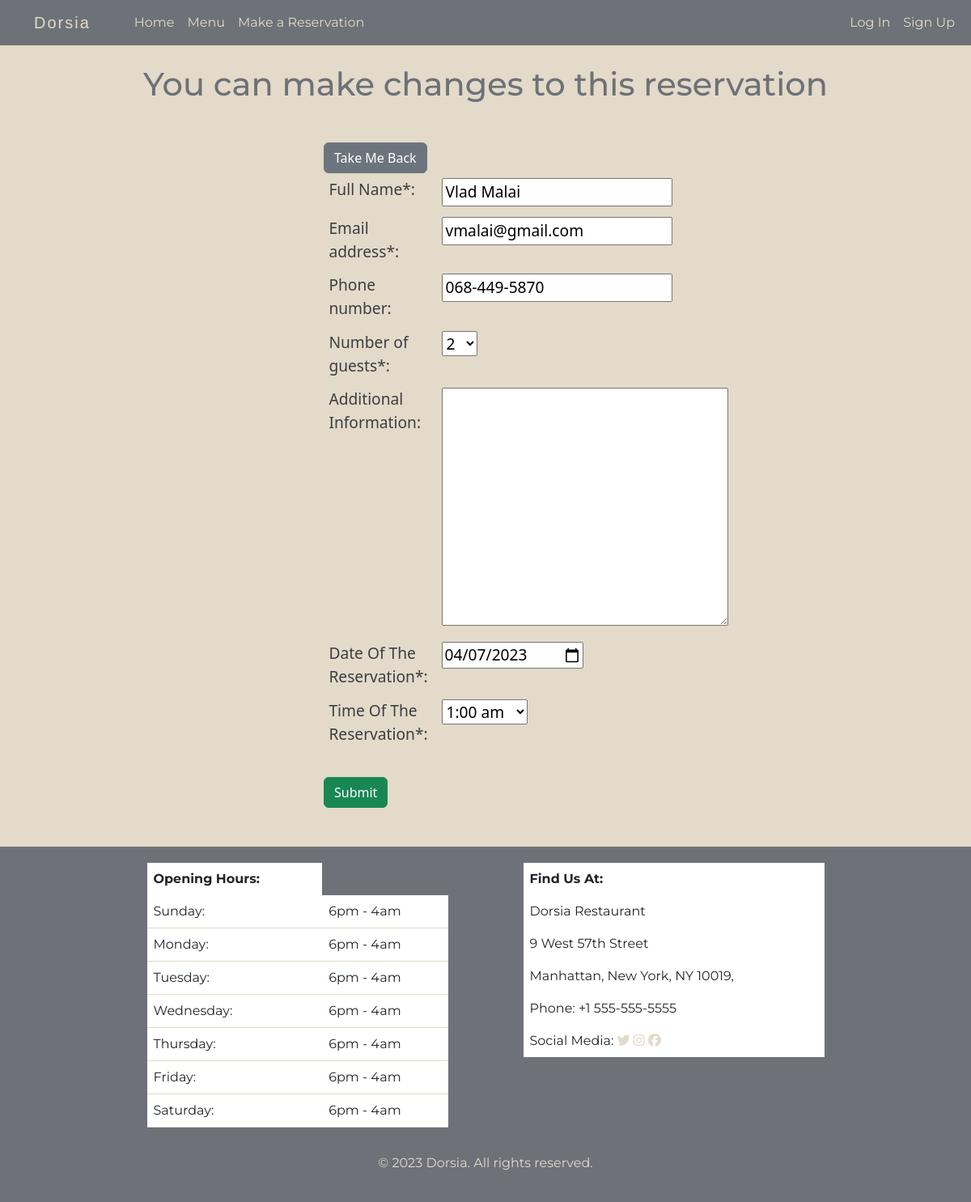
The app's page /edit_reservation/1/, older data.
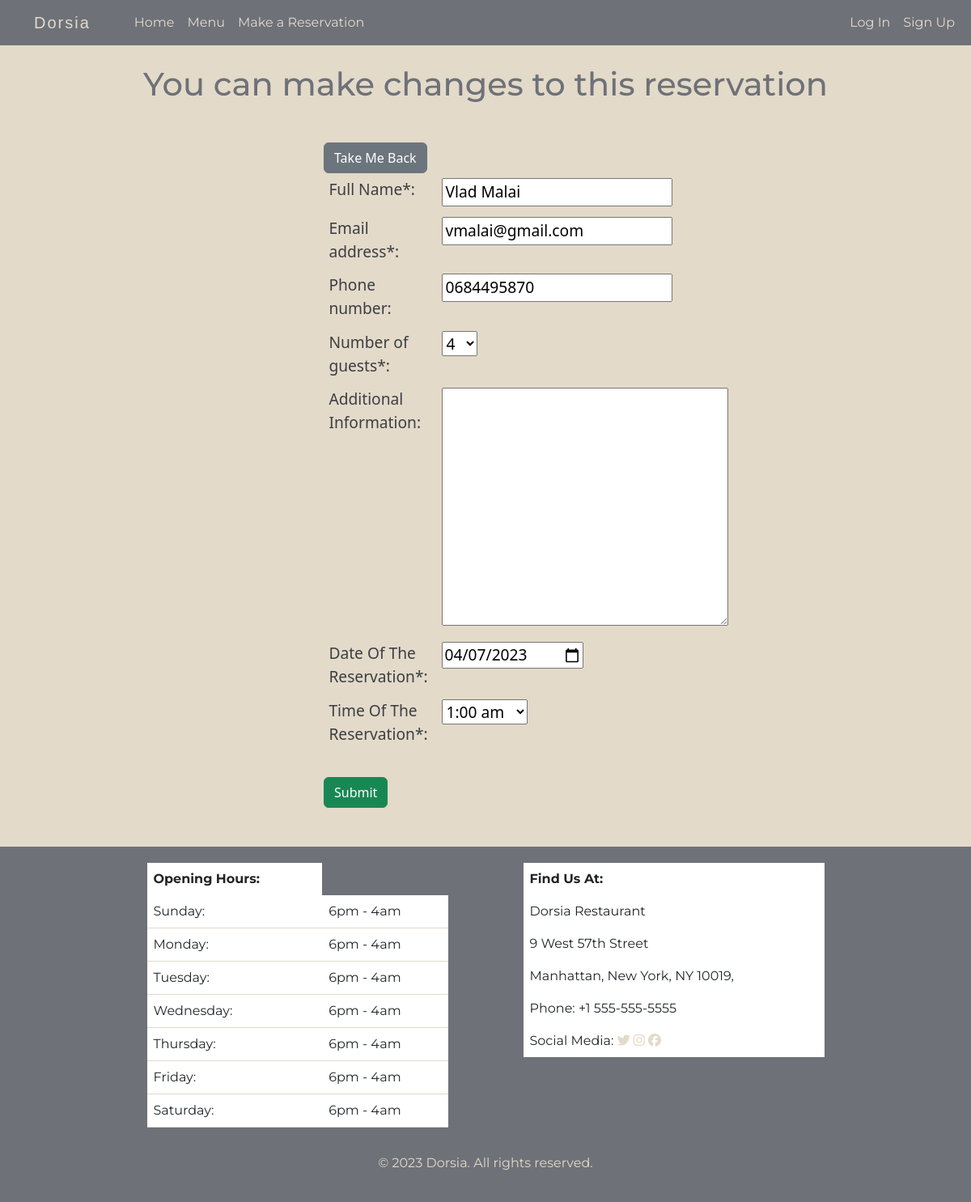
The same page, newer data.
### restaurant/models.py (models this page shows, shortened)
class Booking(models.Model):
    customer_id = models.ForeignKey(
        User, on_delete=models.CASCADE, related_name='restaurant_booking')
    booking_full_name = models.CharField(max_length=100, null=True)
    booking_email = models.EmailField(null=True)
    booking_phone_number = models.CharField(max_length=20, null=True)
    number_of_guests = models.IntegerField(default=1)
    booking_date = models.DateField()
    time = models.TimeField()
    comment = models.TextField(default='')
    confirmed = models.BooleanField(default=False)

### restaurant/views.py (the view, shortened to what this page needs)
def edit_reservation(request, booking_id):
    booking_to_edit = Booking.objects.get(id=booking_id)
    booking_date_str = booking_to_edit.booking_date.strftime('%Y-%m-%d')
    time_str_am = booking_to_edit.time.strftime('%-I:%M %p').replace(
        'am', ' am').lower()
    time_str = time_str_am.replace('pm', 'pm').lower()
    hour_tuple = (
        '7:00 pm', '8:00 pm', '9:00 pm', '10:00 pm',
        '11:00 pm', '12:00 am', '1:00 am', '2:00 am',
        '3:00 am', '4:00 am')
    max_guest_num = tuple(range(1, 21))
    min_date = date.today() + timedelta(days=1)
    context = {
        'max_guest_num': max_guest_num,
        'booking_to_edit': booking_to_edit,
        'booking_date_str': booking_date_str,
        'time_str': time_str,
        'hour_tuple': hour_tuple,
        'min_date': min_date}
    return render(request, 'edit_reservation.html', context)

### templates/edit_reservation.html (shortened to what this page needs)
{% extends 'base.html' %}
{% block content %}
<h1 class="title">You can make changes to this reservation</h1>
<div class="row" id="form-row">
    <div class="col-sm-10 col-md-8 col-lg-6 col-xl-4 col-xs-12">
        <button type="button" class="btn btn-secondary" onclick="history.go(-1)">Take Me Back</button>
        <form method="POST">
            <table>
                <tr>
                    <td>
                        <label for="full-name">Full Name*:&nbsp;</label>
                    </td>
                    <td>
                        <input type="text" name="full-name" id="full-name" value="{{booking_to_edit.booking_full_name}}"
                            required>
                    </td>
                </tr>
                <tr>
                    <td>
                        <label for="email">Email address*:&nbsp;</label>
                    </td>
                    <td>
                        <input type="email" name="email" id="email" value="{{booking_to_edit.booking_email}}" required>
                    </td>
                </tr>
                <tr>
                    <td>
                        <label for="phone_number">Phone number:&nbsp;</label>
                    </td>
                    <td>
                        <input type="text" name="phone_number" id="phone_number" pattern="0\d{9}"
                            value="{{booking_to_edit.booking_phone_number}}">
                    </td>
                </tr>
                <tr>
                    <td>
                        <label for="number_of_guests">Number of guests*:&nbsp;</label>
                    </td>
                    <td>
                        <select name="number_of_guests" id="number_of_guests" value="{{booking_to_edit.number_of_guests}}>
                            {% for number in max_guest_num %}
                            <option value=" {{number}}" {% if number == booking_to_edit.number_of_guests %} selected
                            {% endif %}>{{number}}</option>
                            {% endfor %}
                        </select>
                    </td>
                </tr>
                <tr>
                    <td>
                        <label for="comment">Additional Information:&nbsp;</label>
                    </td>
                    <td>
                        <textarea name="comment" id="comment" cols="30" rows="10">{{booking_to_edit.comment}}</textarea>
                    </td>
                </tr>
                <tr>
                    <td>
                        <label for="booking-date">Date Of The Reservation*:&nbsp;</label>
                    </td>
                    <td>
                        <input type="date" name="booking-date" id="booking-date" min="{{ min_date }}" required
                            pattern="\d{4}-\d{2}-\d{2}" value="{{ booking_date_str }}">
                    </td>
                </tr>
                <tr>
                    <td>
                        <label for="booking-time">Time Of The Reservation*:&nbsp;</label>
                    </td>
                    <td>
                        <select name="booking-time" id="booking-time">
                            {% for hour in hour_tuple %}
                            <option value="{{hour}}" {% if hour == time_str %} selected {% endif %}>{{hour}}</option>
                            {% endfor %}
                        </select>
                    </td>
                </tr>
            </table>
            <button type="submit" class="btn btn-success" id="submit-btn" data-disabled="false">Submit</button>
        </form>
    </div>
</div>
{% endblock content %}

Row changes from the older to the newer data that the page shows:
changed Booking "Vlad Malai": phone_number "068-449-5870" → "0684495870"; number_of_guests "2" → "4"
